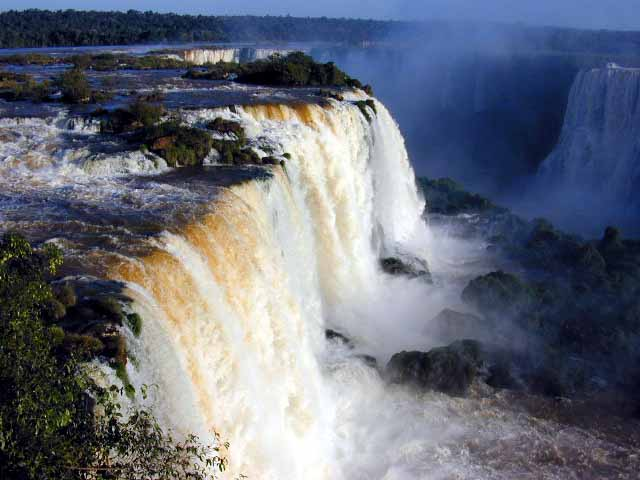
%> input picture image.jpg, 640 x 480 px
$ octave TOP.m   (GNU Octave 9; MATLAB toolbox functions it lacks are replaced by stand-ins)
%> lines starting %> are read from the running program, lines starting %| are printed output that depends on the picture
%CompE565 Homework 1
% Sept 18, 2017
% Name: Vincent Chan & Brandon Castro
%%%%%%%%%%%%

% INIT rgbImage
rgbImage = imread('image.jpg', 'jpg');
%> rgbImage is the input picture: size 480x640x3 uint8; mean R, G, B 103.9, 108.7, 121.9


%Problem 1: Display Original Image
disp('Problem 1: Display Original Image');
imshow(rgbImage);
figure('Name', 'Original Image');

% Problem 2: Display RGB colorbands
disp('Problem 2: Display RGB Components');
Problem2(rgbImage);
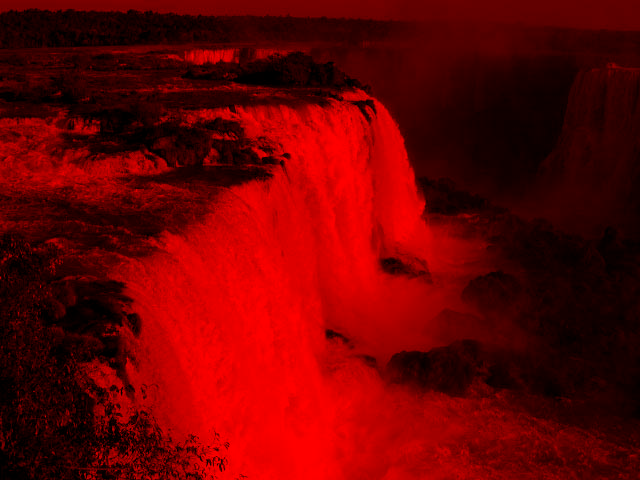
%> displayed picture: size 480x640x3, on the screen's scale of 0 to 255; mean R, G, B 103.9, 0, 0
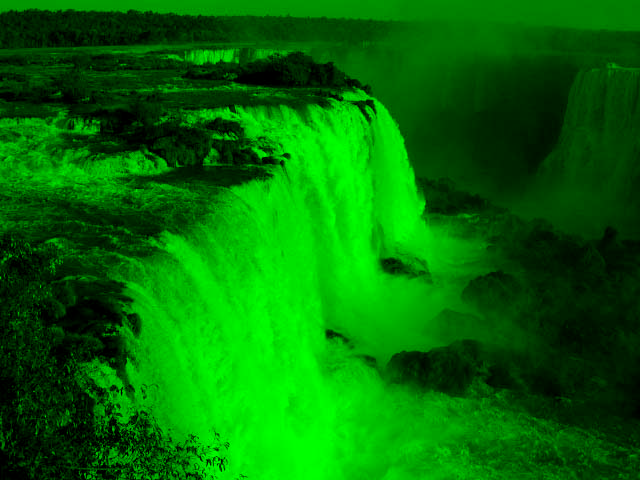
%> displayed picture: size 480x640x3, on the screen's scale of 0 to 255; mean R, G, B 0, 108.7, 0
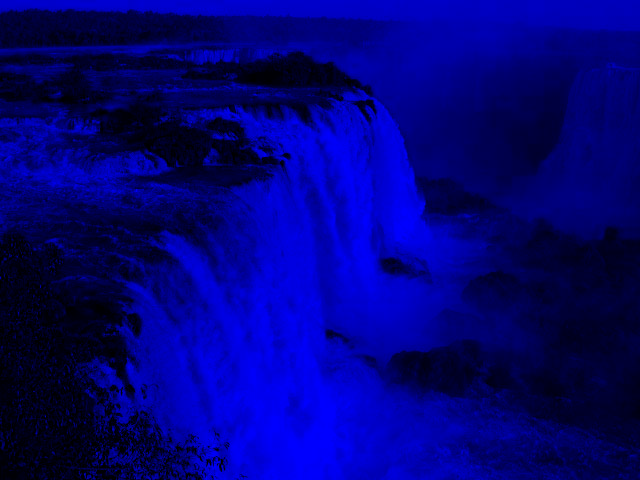
%> displayed picture: size 480x640x3, on the screen's scale of 0 to 255; mean R, G, B 0, 0, 121.9
